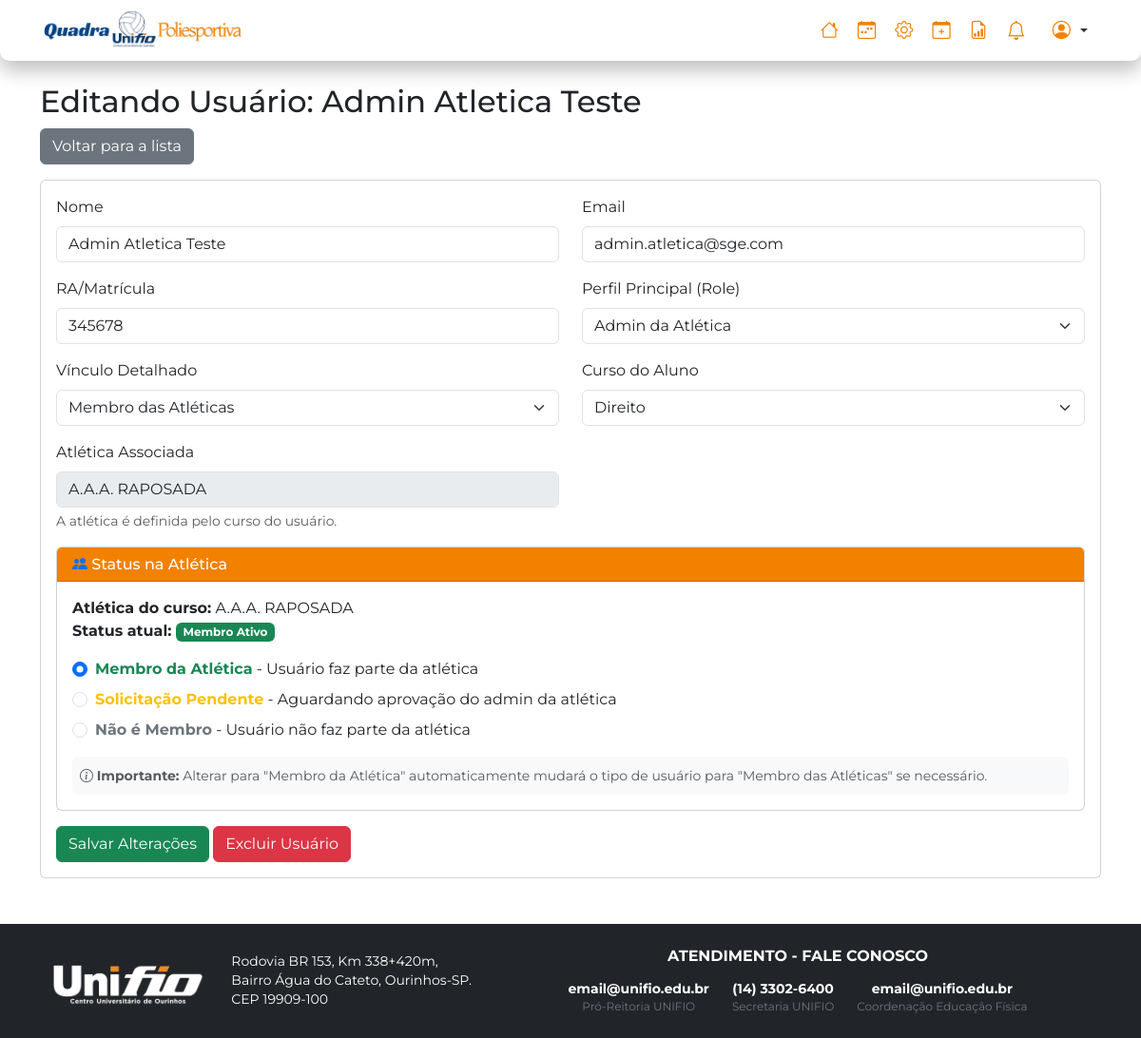
Screenshot of /superadmin/usuario/editar?id=4 (signed in) with the database file from the repository.
### tables this page shows
CREATE TABLE `usuarios` (
  `id` int NOT NULL,
  `nome` varchar(255) NOT NULL,
  `email` varchar(255) NOT NULL,
  `senha` varchar(255) NOT NULL,
  `ra` varchar(20) DEFAULT NULL,
  `data_nascimento` date DEFAULT NULL,
  `telefone` varchar(20) DEFAULT NULL,
  `curso_id` int DEFAULT NULL,
  `role` enum('usuario','admin','superadmin') NOT NULL DEFAULT 'usuario',
  `atletica_id` int DEFAULT NULL,
  `tipo_usuario_detalhado` enum('Membro das Atleticas','Professor','Aluno','Comunidade Externa') DEFAULT NULL,
  `is_coordenador` tinyint(1) NOT NULL DEFAULT '0',
  `atletica_join_status` enum('none','pendente','aprovado') NOT NULL DEFAULT 'none',
  `login_code` varchar(6) DEFAULT NULL,
  `login_code_expires` datetime DEFAULT NULL,
  `reset_token` varchar(255) DEFAULT NULL,
  `reset_token_expires` datetime DEFAULT NULL  
);

CREATE TABLE `cursos` (
  `id` int NOT NULL,
  `nome` varchar(255) NOT NULL,
  `atletica_id` int DEFAULT NULL,
  `coordenador_id` int DEFAULT NULL
);

CREATE TABLE `atleticas` (
  `id` int NOT NULL,
  `nome` varchar(255) NOT NULL
);

### src/Core/helpers.php (called while the page is built, shortened)
<?php
function view(string $view, array $data = [])
{
    extract($data);
    $viewPath = ROOT_PATH . '/views/' . str_replace('.', '/', $view) . '.view.php';
    require $viewPath;
    require ROOT_PATH . '/views/layout.php';
}

### src/Controller/SuperAdminController.php (called while the page is built, shortened)
<?php
class SuperAdminController extends BaseController
{
    private function requireGetIntId(string $paramName, string $redirectPath): int
    {
        $id = (int)($_GET[$paramName] ?? 0);
        return $id;
    }
    public function showEditUserForm()
    {
        $userId = $this->requireGetIntId('id', '/superadmin/usuarios');
        $userRepo = $this->repository('UsuarioRepository');
        $cursoRepo = $this->repository('CursoRepository');
        $atleticaRepo = $this->repository('AtleticaRepository');
        $user = $userRepo->findById($userId);
        view('super_admin/editar-usuario', [
            'title' => 'Editar Usuário - UNIFIO',
            'user' => $this->getUserData(),
            'usuario_editado' => $user,
            'cursos' => $cursoRepo->findAll(),
            'atleticas' => $atleticaRepo->findAll(),
            'additional_scripts' => ['/js/modules/super_admin/editar-usuario.js']
        ]);
    }
}

### public/index.php (called while the page is built, shortened)
<?php
$url = $_GET['url'] ?? '/';
if ($url !== '/') {
    $url = '/' . rtrim($url, '/');
}
$method = $_SERVER['REQUEST_METHOD'];
try {
    Application\Core\Router::dispatch($url, $method);
} catch (Exception $e) {
    $isAjax = !empty($_SERVER['HTTP_X_REQUESTED_WITH']) &&
              strtolower($_SERVER['HTTP_X_REQUESTED_WITH']) == 'xmlhttprequest';
    $isJsonEndpoint = strpos($url, '/agendamento/detalhes') !== false;
    if ($isAjax || $isJsonEndpoint) {
        if (ob_get_level() > 0) ob_end_clean();
        header('Content-Type: application/json');
        http_response_code(500);
        echo json_encode([
            'error' => 'Erro no servidor',
            'message' => $e->getMessage(),
            'file' => basename($e->getFile()),
            'line' => $e->getLine(),
            'trace' => explode("\n", $e->getTraceAsString())
        ]);
    } else {
        if (ob_get_level() > 0) ob_end_clean();
        http_response_code(500);
        echo "<h1>Erro na Aplicação</h1>";
        echo "<p>Ocorreu um erro inesperado. Detalhes:</p>";
        echo "<pre>" . htmlspecialchars($e->getMessage()) . "</pre>";
    }
}

### src/Repository/UsuarioRepository.php (called while the page is built, shortened)
<?php
class UsuarioRepository
{
    private $pdo;
    public function __construct()
    {
        $this->pdo = Connection::getInstance();
    }
    public function findById(int $id)
    {
        $sql = "SELECT u.*, c.atletica_id, a.nome as atletica_nome
                FROM usuarios u
                LEFT JOIN cursos c ON u.curso_id = c.id
                LEFT JOIN atleticas a ON c.atletica_id = a.id
                WHERE u.id = :id";
        $stmt = $this->pdo->prepare($sql);
        $stmt->bindValue(':id', $id, PDO::PARAM_INT);
        $stmt->execute();
        return $stmt->fetch();
    }
}

### src/Core/Connection.php (called while the page is built, shortened)
<?php
class Connection
{
    private static ?PDO $instance = null;
    public static function getInstance(): PDO
    {
        if (self::$instance === null) {
            $host = 'db';
            $dbname = 'application';
            $username = 'appuser';
            $password = 'apppass';
            $charset = 'utf8mb4';
            $dsn = "mysql:host={$host};dbname={$dbname};charset={$charset}";
            $options = [
                PDO::ATTR_ERRMODE            => PDO::ERRMODE_EXCEPTION,
                PDO::ATTR_DEFAULT_FETCH_MODE => PDO::FETCH_ASSOC,
                PDO::ATTR_EMULATE_PREPARES   => false,
            ];
            try {
                self::$instance = new PDO($dsn, $username, $password, $options);
                self::$instance->exec("SET NAMES utf8mb4 COLLATE utf8mb4_unicode_ci");
                self::$instance->exec("SET CHARACTER SET utf8mb4");
                self::$instance->exec("SET time_zone = '-03:00'");
            } catch (PDOException $e) {
                die('Erro de conexão com o banco de dados: ' . $e->getMessage());
            }
        }
        return self::$instance;
    }
}

### src/Controller/BaseController.php (called while the page is built, shortened)
<?php
abstract class BaseController
{
    protected function repository(string $repositoryName)
    {
        $className = "Application\\Repository\\" . $repositoryName;
        return new $className();
    }
}

### src/Repository/CursoRepository.php (called while the page is built, shortened)
<?php
class CursoRepository
{
    private $pdo;
    public function __construct()
    {
        $this->pdo = Connection::getInstance();
    }
    public function findAll(): array
    {
        $sql = "SELECT c.id, c.nome, a.nome as atletica_nome
                FROM cursos c
                LEFT JOIN atleticas a ON c.atletica_id = a.id
                ORDER BY c.nome ASC";
        $stmt = $this->pdo->query($sql);
        return $stmt->fetchAll();
    }
}

### views/super_admin/editar-usuario.view.php (the view, shortened to what this page needs)
<?php
$podeSerAdmin = !empty($usuario_editado['atletica_id']) || !empty($usuario_editado['atletica_nome']);
$isProfessor = ($usuario_editado['tipo_usuario_detalhado'] ?? '') === 'Professor';
$isExterno = ($usuario_editado['tipo_usuario_detalhado'] ?? '') === 'Comunidade Externa';
?>
<h2>Editando Usuário: <?php echo htmlspecialchars($usuario_editado['nome']); ?></h2>
<a href="/superadmin/usuarios" class="btn btn-secondary mb-3">Voltar para a lista</a>
<div class="card">
    <div class="card-body">
        <form action="/superadmin/usuario/editar" method="post">
            <div class="row">
                <div class="col-md-6 mb-3"><label class="form-label">Nome</label><input type="text" name="nome" class="form-control" value="<?php echo htmlspecialchars($usuario_editado['nome'] ?? ''); ?>"></div>
                <div class="col-md-6 mb-3"><label class="form-label">Email</label><input type="email" name="email" class="form-control" value="<?php echo htmlspecialchars($usuario_editado['email'] ?? ''); ?>"></div>
                <?php if (!$isExterno): ?>
                <div class="col-md-6 mb-3"><label class="form-label">RA/Matrícula</label><input type="text" name="ra" class="form-control" value="<?php echo htmlspecialchars($usuario_editado['ra'] ?? ''); ?>"></div>
                <?php endif; ?>
                <div class="col-md-6 mb-3">
                    <label class="form-label">Perfil Principal (Role)</label>
                    <select name="role" class="form-select">
                        <option value="admin" <?php if($usuario_editado['role'] == 'admin') echo 'selected'; ?> <?php if (!$podeSerAdmin) echo 'disabled'; ?>>
                            Admin da Atlética <?php if (!$podeSerAdmin) echo '(Requer atlética)'; ?>
                        </option>
                    </select>
                </div>
                <div class="col-md-6 mb-3"><label class="form-label">Vínculo Detalhado</label>
                    <select name="tipo_usuario_detalhado" class="form-select">
                        <option value="Membro das Atléticas" <?php if($usuario_editado['tipo_usuario_detalhado'] == 'Membro das Atléticas') echo 'selected'; ?>>Membro das Atléticas</option>
                    </select>
                </div>
                <?php if (!$isExterno): ?>
                <div class="col-md-6 mb-3"><label class="form-label">Curso do Aluno</label>
                    <select name="curso_id" class="form-select">
                        <?php foreach ($cursos as $c): ?>
                            <option value="<?php echo $c['id']; ?>" <?php if($usuario_editado['curso_id'] == $c['id']) echo 'selected'; ?>><?php echo htmlspecialchars($c['nome']); ?></option>
                        <?php endforeach; ?>
                    </select>
                </div>
                <?php endif; ?>
                <?php if (!$isProfessor && !$isExterno): ?>
                <div class="col-md-6 mb-3">
                    <label class="form-label">Atlética Associada</label>
                    <input type="text" class="form-control" value="<?php echo htmlspecialchars($usuario_editado['atletica_nome'] ?? 'Nenhuma (via curso)'); ?>" disabled>
                    <div class="form-text">A atlética é definida pelo curso do usuário.</div>
                </div>
                <?php endif; ?>
            </div>
            <?php if (!$isProfessor && !$isExterno): ?>
            <?php if (!empty($usuario_editado['curso_id']) && !empty($usuario_editado['atletica_nome'])): ?>
                <div class="card mb-3">
                    <div class="card-header">
                        <h6 class="mb-0"><i class="bi bi-people-fill text-primary"></i> Status na Atlética</h6>
                    </div>
                    <div class="card-body">
                        <p class="mb-3">
                            <strong>Atlética do curso:</strong> <?php echo htmlspecialchars($usuario_editado['atletica_nome']); ?><br>
                            <strong>Status atual:</strong>
                            <span class="badge <?php
                                echo match($usuario_editado['atletica_join_status'] ?? 'none') {
                                    'aprovado' => 'bg-success',
                                    'pendente' => 'bg-warning text-dark',
                                    default => 'bg-secondary'
                                };
                            ?>">
                                <?php
                                echo match($usuario_editado['atletica_join_status'] ?? 'none') {
                                    'aprovado' => 'Membro Ativo',
                                    'pendente' => 'Aguardando Aprovação',
                                    default => 'Não é Membro'
                                };
                                ?>
                            </span>
                        </p>
                        <div class="form-check mb-2">
                            <input class="form-check-input" type="radio" name="atletica_join_status" value="aprovado" id="atletica_aprovado"
                                   <?php if(($usuario_editado['atletica_join_status'] ?? 'none') === 'aprovado') echo 'checked'; ?>>
                            <label class="form-check-label" for="atletica_aprovado">
                                <strong class="text-success">Membro da Atlética</strong> - Usuário faz parte da atlética
                            </label>
                        </div>
                        <div class="form-check mb-2">
                            <input class="form-check-input" type="radio" name="atletica_join_status" value="pendente" id="atletica_pendente"
                                   <?php if(($usuario_editado['atletica_join_status'] ?? 'none') === 'pendente') echo 'checked'; ?>>
                            <label class="form-check-label" for="atletica_pendente">
                                <strong class="text-warning">Solicitação Pendente</strong> - Aguardando aprovação do admin da atlética
                            </label>
                        </div>
                        <div class="form-check">
                            <input class="form-check-input" type="radio" name="atletica_join_status" value="none" id="atletica_none"
                                   <?php if(($usuario_editado['atletica_join_status'] ?? 'none') === 'none') echo 'checked'; ?>>
                            <label class="form-check-label" for="atletica_none">
                                <strong class="text-secondary">Não é Membro</strong> - Usuário não faz parte da atlética
                            </label>
                        </div>
                        <div class="mt-3 p-2 bg-light rounded">
                            <small class="text-muted">
                                <i class="bi bi-info-circle"></i>
                                <strong>Importante:</strong> Alterar para "Membro da Atlética" automaticamente mudará o tipo de usuário para "Membro das Atléticas" se necessário.
                            </small>
                        </div>
                    </div>
                </div>
            <?php endif; ?>
            <?php endif; ?>
            <button type="submit" class="btn btn-success">Salvar Alterações</button>
            <button type="button" class="btn btn-danger" data-bs-toggle="modal" data-bs-target="#deleteUserModal">Excluir Usuário</button>
        </form>
    </div>
</div>

### src/Core/Router.php (shortened to what this page needs)
<?php
class Router
{
    protected static array $routes = [];
    public static function get(string $uri, string $action): void
    {
        self::$routes['GET'][$uri] = $action;
    }
    public static function post(string $uri, string $action): void
    {
        self::$routes['POST'][$uri] = $action;
    }
    protected static function extractParams(string $pattern, string $uri): ?array
    {
        $pattern = str_replace('/', '\/', $pattern);
        $pattern = preg_replace('/:([^\/]+)/', '(?P<\1>[^\/]+)', $pattern);
        $pattern = '/^' . $pattern . '$/';
        if (preg_match($pattern, $uri, $matches)) {
            array_shift($matches);
            return array_filter($matches, 'is_string', ARRAY_FILTER_USE_KEY);
        }
        return null;
    }
    public static function dispatch(string $uri, string $method): void
    {
        foreach (self::$routes[$method] as $route => $action) {
            $params = self::extractParams($route, $uri);
            if ($params !== null) {
                [$controllerName, $methodName] = explode('@', $action);
                $controllerClass = "Application\\Controller\\" . $controllerName;
                if (class_exists($controllerClass)) {
                    $controllerInstance = new $controllerClass();
                    if (method_exists($controllerInstance, $methodName)) {
                        call_user_func_array([$controllerInstance, $methodName], array_values($params));
                        return;
                    }
                }
            }
        }
        throw new \Exception("Rota não encontrada: [{$method}] {$uri}");
    }
}

### rows the page displays
usuarios: nome "Admin Atletica Teste", email "admin.atletica@sge.com", ra "345678", role "Admin da Atlética", curso_id "Direito", atletica.nome "A.A.A. RAPOSADA", atletica_join_status "Membro Ativo", atletica_join_status "☑ Membro da Atlética - Usuário f", atletica_join_status "☐ Solicitação Pendente - Aguarda", atletica_join_status "☐ Não é Membro - Usuário não faz"
